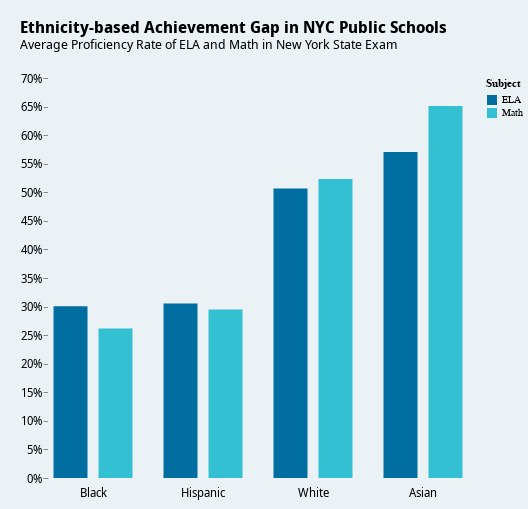

The notebook cell saved with this chart:
### Code cell
proficiency_bar = alt.Chart(proficiency_by_race).mark_bar(size=34).encode(
    x=alt.X('Subject:N', axis=None),
    y=alt.Y('value:Q', title=None, axis=alt.Axis(format='.0%', grid=False)),
    color=alt.Color('Subject:N', title='Subject', scale=alt.Scale(domain=['ELA', 'Math'])),
).properties(
    width=90
)

achievement_gap_text = alt.Chart(proficiency_by_race).mark_text(
).encode(
    x=alt.X('Subject:N', axis=None),
    y=alt.Y('value:Q', title=None, axis=alt.Axis(format='.0%', grid=False)),
)

source_text = alt.Chart(pd.DataFrame({'text': ["Source: 2024 School Quality Reports from New York City Public Schools Info Hub"]})).mark_text(
    align='left',
    baseline='top',
    color='gray',
    font= "Noto Sans Display",
    fontWeight = 400,
    fontSize=10
).encode(
    x=alt.value(-20),  # Align left
    y=alt.value(430),  # Position near bottom of chart
    text='text'
)


proficiency_gap = alt.layer(proficiency_bar, achievement_gap_text).facet(
    column=alt.Column('Category:N', sort=['Black', 'Hispanic', 'White', 'Asian'], title=None),
).properties(
    title={
        "text": "Ethnicity-based Achievement Gap in NYC Public Schools",
        "fontSize": 16,
        "subtitleFontSize": 13,
        "subtitle": "Average Proficiency Rate of ELA and Math in New York State Exam",
    },
).configure_header(
    labelFontSize=12,
    labelFont="Noto Sans Display",
    labelOrient="bottom"
).configure_view(
    continuousHeight=400,
    continuousWidth=400,
    fill= "#EBF2f6"
)

proficiency_gap

### Figure 1 — Vega-Lite specification as saved in the notebook (floating-point values rounded to 4 significant figures)
{"config": {"title": {"anchor": "start", "font": "Noto Sans Display", "fontWeight": 700, "fontSize": 18, "subtitleFontSize": 16, "subtitleFont": "Noto Sans Display", "offset": 20}, "axisX": {"titleFontSize": 14, "labelFontSize": 12, "grid": false, "labelFont": "Noto Sans Display"}, "axisY": {"domain": false, "titleFontSize": 14, "titleAngle": 0, "titleBaseline": "bottom", "titleAnchor": "start", "labelFontSize": 12, "grid": true, "gridColor": "#aab0c0", "gridWidth": 1, "labelFont": "Noto Sans Display"}, "axis": {"labelFont": "Noto Sans Display", "titleFont": "Noto Sans Display", "titleFontSize": 14, "labelFontSize": 12}, "background": "#EBF2f6", "view": {"fill": "#EBF2f6", "stroke": null, "padding": {"left": 5, "top": 10, "right": 5, "bottom": 10}, "continuousHeight": 400, "continuousWidth": 400}, "range": {"category": ["#006EA0", "#32C0D2", "#E0B265", "#00969F", "#973C4C", "#AC8B96"], "ramp": ["#fef0d9", "#fdcc8a", "#fc8d59", "#e34a33", "#b30000"], "diverging": ["#006ea0", "#4d9abd", "#99c5d9", "#ffffff", "#e3c2b3", "#c68466", "#a03200"]}, "area": {}, "line": {}, "point": {}, "text": {"fontSize": 12}, "bar": {"binSpacing": 1, "size": 25}, "facet": {"titleFontSize": 14}, "notes": {"fontSize": 10}, "sources": {"fontSize": 10}, "header": {"labelFont": "Noto Sans Display", "labelFontSize": 12, "labelOrient": "bottom"}}, "padding": {"left": 20, "top": 20, "right": 5, "bottom": 10}, "data": {"name": "data-1837370887b7b41f3ccd65b22549bb79"}, "facet": {"column": {"field": "Category", "sort": ["Black", "Hispanic", "White", "Asian"], "title": null, "type": "nominal"}}, "spec": {"layer": [{"mark": {"type": "bar", "size": 34}, "encoding": {"color": {"field": "Subject", "scale": {"domain": ["ELA", "Math"]}, "title": "Subject", "type": "nominal"}, "x": {"axis": null, "field": "Subject", "type": "nominal"}, "y": {"axis": {"format": ".0%", "grid": false}, "field": "value", "title": null, "type": "quantitative"}}}, {"mark": {"type": "text"}, "encoding": {"x": {"axis": null, "field": "Subject", "type": "nominal"}, "y": {"axis": {"format": ".0%", "grid": false}, "field": "value", "title": null, "type": "quantitative"}}}], "width": 90}, "title": {"text": "Ethnicity-based Achievement Gap in NYC Public Schools", "fontSize": 16, "subtitleFontSize": 13, "subtitle": "Average Proficiency Rate of ELA and Math in New York State Exam"}, "$schema": "https://vega.github.io/schema/vega-lite/v5.20.1.json", "datasets": {"data-1837370887b7b41f3ccd65b22549bb79": [{"Category": "Asian", "Subject": "ELA", "value": 0.5704}, {"Category": "Black", "Subject": "ELA", "value": 0.3004}, {"Category": "Hispanic", "Subject": "ELA", "value": 0.3052}, {"Category": "White", "Subject": "ELA", "value": 0.5067}, {"Category": "Asian", "Subject": "Math", "value": 0.651}, {"Category": "Black", "Subject": "Math", "value": 0.2617}, {"Category": "Hispanic", "Subject": "Math", "value": 0.2949}, {"Category": "White", "Subject": "Math", "value": 0.5232}]}}
